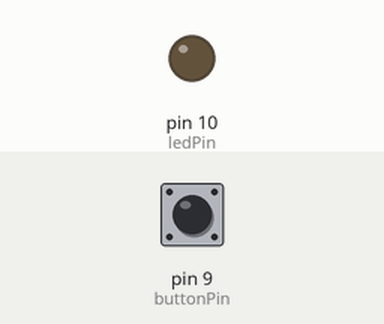
A sketch run on a simulated Arduino Uno, built with avr-gcc and run on an emulated ATmega328P. On the bench: output pins drawn as LEDs (lit = HIGH). The test bench sets the inputs (shaded band); at power-on: pin 9 (buttonPin) LOW.

Above: at 1.2 s.
1.3 s: pin 9 (buttonPin) pulled HIGH for 1 s
At 2.05 s:
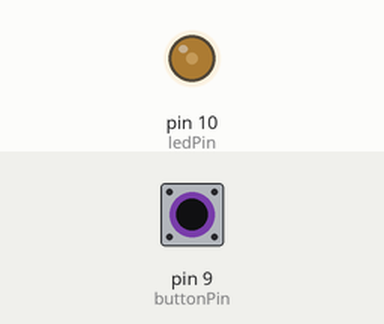
4.3 s: pin 9 (buttonPin) pulled HIGH for 3.2 s
At 5.66 s:
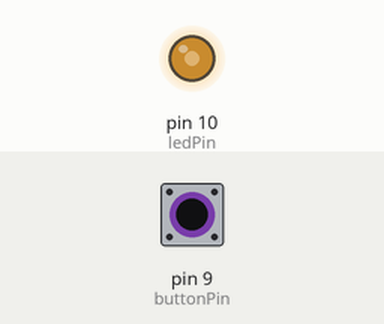
At 7.3 s:
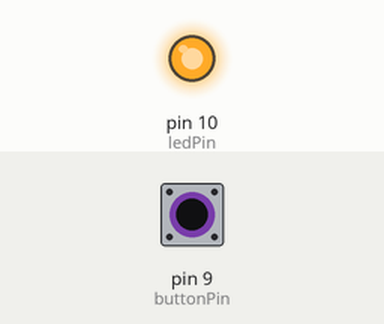
9.0 s: pin 9 (buttonPin) pulled HIGH for 0.15 s
Timing chart, 0 to 12.0 s (numbered marks = the images above; inputs shaded):
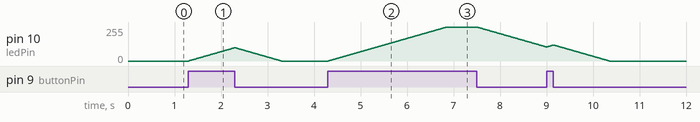

Measured:
- after the input at 1.3 s, pin 10 (ledPin): rises from 0/255 to 100/255 in 0.99 s, then falls to 0/255 in 1.0 s
- after the input at 4.3 s, pin 10 (ledPin): rises from 0/255 to 255/255 in 2.5 s, then falls to 105/255 in 2.1 s

The sketch:

C3_P3.ino
```cpp
int ledPin = 10;
int buttonPin = 9;

int bright = 0;

void setup() {
  pinMode(ledPin, OUTPUT);
  pinMode(buttonPin, INPUT);
}

void loop() {
  int buttonValue = digitalRead(buttonPin);

  if(buttonValue == HIGH) {
    bright++;
    if(bright > 255)
      bright = 255;
  }
  else {
    bright--;
    if(bright < 0)
      bright = 0;
  }

  analogWrite(ledPin, bright);

  delay(10);
}
```
